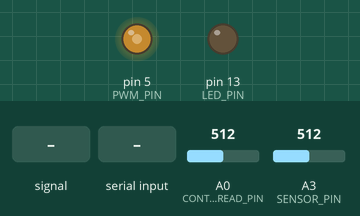
A sketch run on a simulated Arduino Uno, built with avr-gcc and run on an emulated ATmega328P. Shown: output pins drawn as LEDs (lit = HIGH). Inputs (shaded band) come from the test bench; at power-on: A0 (CONTROL_READ_PIN) = 512, A3 (SENSOR_PIN) = 512. What the sketch prints to the serial monitor is not drawn.

Above: at 1.2 s.
1.3 s: A0 (CONTROL_READ_PIN) fed a 200 Hz sine of ±81 counts around its level
2.8 s: A0 (CONTROL_READ_PIN) set to 716
4.3 s: A3 (SENSOR_PIN) set to 716
8.0 s: "SP:\n" received over Serial
9.8 s: A3 (SENSOR_PIN) set to 511
Timing chart, 0 to 12.5 s (numbered marks = the images above; inputs shaded):
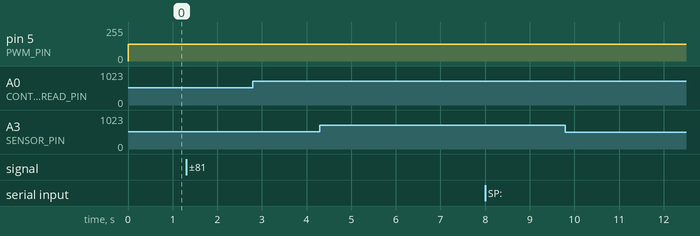

The sketch:

arduinoCode.ino
```cpp
#define LED_PIN 13
#define PWM_PIN 5
#define SENSOR_PIN A3
#define CONTROL_READ_PIN A0
#define BLINK_COUNT 3

// Telemetry and buffer definitions
#define TELEMETRY_INTERVAL 2  // 2ms = 500Hz sampling rate for the buffer
#define BLOCK_INTERVAL 100    // 100ms block accumulation time
#define BUFFER_SIZE 70        // 50 samples expected in 100ms, 70 provides a safe margin

// Control values
float targetSetpoint = 0.0;
float kp = 0.0;
float ki = 0.0;
float kd = 0.0;
float sensorPosition = 0.0;
float controlSignalV = 0.0;

// PID specific variables
float integralError = 0.0;
float previousError = 0.0;
unsigned long previousTimeMicros = 0;
float pidOutput = 0.0; // Value to be written to PWM (0-255)

// Oversampling accumulators
float sumPos = 0.0;
float sumCtrl = 0.0;
unsigned int sampleCount = 0;

// Buffer arrays
unsigned long timeBuffer[BUFFER_SIZE];
float posBuffer[BUFFER_SIZE];
float ctrlBuffer[BUFFER_SIZE];
int bufferHead = 0;
unsigned long lastTelemetryTime = 0;
unsigned long lastBlockSendTime = 0;

// Serial incoming data
String incomingData = "";

// Debug led config
bool isBlinking = false;
int blinkCount = 0;
unsigned long previousMillis = 0;
const long interval = 250;

void setup() {
  pinMode(LED_PIN, OUTPUT);
  pinMode(PWM_PIN, OUTPUT);
  pinMode(SENSOR_PIN, INPUT);
  pinMode(CONTROL_READ_PIN, INPUT);

  // High baud rate is mandatory to flush the 100ms data block without freezing the PID
  Serial.begin(500000);
  Serial.println("System ready.");

  // Use micros() for precision in PID loop
  previousTimeMicros = micros();
}

void loop() {
  serialRoutine();

  // Control loop runs as fast as the hardware allows
  updateSensorPosition();
  updatePID();
  analogWrite(PWM_PIN, (int)pidOutput + 127);
  updateControlSignal();

  // Accumulate samples continuously
  sumPos += sensorPosition;
  sumCtrl += controlSignalV;
  sampleCount++;

  unsigned long currentMillis = millis();

  // Save averaged data to buffer at fixed frequency
  if (currentMillis - lastTelemetryTime >= TELEMETRY_INTERVAL) {
    lastTelemetryTime = currentMillis;

    if (bufferHead < BUFFER_SIZE && sampleCount > 0) {
      timeBuffer[bufferHead] = currentMillis;
      posBuffer[bufferHead] = sumPos / sampleCount;
      ctrlBuffer[bufferHead] = sumCtrl / sampleCount;
      bufferHead++;
    }

    // Reset accumulators for the next interval
    sumPos = 0.0;
    sumCtrl = 0.0;
    sampleCount = 0;
  }

  // Send the entire block every 100ms
  if (currentMillis - lastBlockSendTime >= BLOCK_INTERVAL) {
    lastBlockSendTime = currentMillis;
    sendTelemetryBlock();
  }
}

void updatePID() {
  // Using micros() prevents dt dropping to 0 in fast control loops
  unsigned long currentMicros = micros();
  float dt = (float)(currentMicros - previousTimeMicros) / 1000000.0;

  // Safeguard against division by zero or negative time
  if (dt <= 0.00001) return;

  float error = targetSetpoint - sensorPosition;

  float pTerm = kp * error;

  integralError += error * dt;
  float iTerm = ki * integralError;

  float dTerm = kd * (error - previousError) / dt;

  pidOutput = pTerm + iTerm + dTerm;

  if (pidOutput > 127) pidOutput = 127;
  if (pidOutput < -127)   pidOutput = -127;

  previousError = error;
  previousTimeMicros = currentMicros;
}

void updateSensorPosition() {
  int sensorValue = analogRead(SENSOR_PIN);                                  // 0-1023
  sensorPosition = (float) map(sensorValue, 0, 1023, 0, 2500) / 100.0;       // 0-25 cm
}

void updateControlSignal() {
  int rawValue = analogRead(CONTROL_READ_PIN);         // 0-1023
  controlSignalV = (float)rawValue * 5.0 / 1023.0;     // 0.0-5.0 V
}

void serialRoutine() {
  if (Serial.available() > 0) {
    incomingData = Serial.readStringUntil('\n');
    if (parseIncomingPacket(incomingData)) {
      startBlinking();
    }
  }
  updateBlink();
}

void sendTelemetryBlock() {
  if (bufferHead == 0) return;

  // Send a 2-byte synchronization marker (0xAAAA) and the payload size
  const uint16_t syncMarker = 0xAAAA;
  Serial.write((uint8_t*)&syncMarker, sizeof(syncMarker));
  Serial.write((uint8_t*)&bufferHead, sizeof(bufferHead));

  // Bulk write memory arrays directly to hardware serial buffer
  Serial.write((uint8_t*)timeBuffer, bufferHead * sizeof(unsigned long));
  Serial.write((uint8_t*)posBuffer, bufferHead * sizeof(float));
  Serial.write((uint8_t*)ctrlBuffer, bufferHead * sizeof(float));

  bufferHead = 0;
}

bool parseIncomingPacket(String packet) {
  int indexSP = packet.indexOf("SP:");
  int indexP  = packet.indexOf(";P:");
  int indexI  = packet.indexOf(";I:");
  int indexD  = packet.indexOf(";D:");

  if (indexSP == -1 || indexP == -1 || indexI == -1 || indexD == -1) {
    return false;
  }

  targetSetpoint = packet.substring(indexSP + 3, indexP).toFloat();
  kp = packet.substring(indexP + 3, indexI).toFloat();
  ki = packet.substring(indexI + 3, indexD).toFloat();
  kd = packet.substring(indexD + 3).toFloat();

  return true;
}

void startBlinking() {
  if (!isBlinking) {
    isBlinking = true;
    blinkCount = 0;
    previousMillis = millis();
    digitalWrite(LED_PIN, HIGH);
  }
}

void updateBlink() {
  if (isBlinking) {
    unsigned long currentMillis = millis();
    if (currentMillis - previousMillis >= interval) {
      previousMillis = currentMillis;
      digitalWrite(LED_PIN, !digitalRead(LED_PIN));
      if (digitalRead(LED_PIN) == LOW) {
        blinkCount++;
      }
      if (blinkCount >= 3) {
        isBlinking = false;
        digitalWrite(LED_PIN, LOW);
      }
    }
  }
}
```

Measured:
- after the input at 1.3 s, every drawn part: stays the same
- after the input at 2.8 s, every drawn part: stays the same
- after the input at 4.3 s, every drawn part: stays the same
- after the input at 8.0 s, every drawn part: stays the same
- after the input at 9.8 s, every drawn part: stays the same
